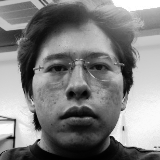
#> input picture src/face_recognition_pkg/face_database/jefe/jefe_1779843747382_0.png, 160 x 160 px
$ python -i register_faces_offline.py   (imports and definitions only)
#> lines starting #> are read from the running program, lines starting #| are printed output that depends on the picture
#> further down, picture is the input picture: shape (160, 160, 3); min 0, max 255, mean 128.5
import os
import cv2


INPUT_DIR = os.path.expanduser('~/jazzy_ws/face_input')
OUTPUT_DIR = os.path.expanduser('~/jazzy_ws/face_database')

HAAR_PATH = '/usr/share/opencv4/haarcascades/haarcascade_frontalface_default.xml'


def preprocess_face(face_img):
    gray = cv2.cvtColor(face_img, cv2.COLOR_BGR2GRAY)
    gray = cv2.resize(gray, (100, 100))
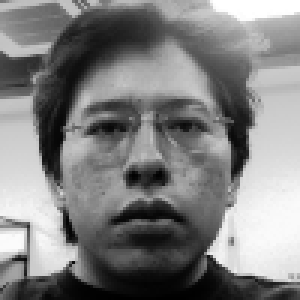
#> gray: shape (100, 100) (shown 3 times larger); min 0, max 255, mean 128.4
    gray = cv2.equalizeHist(gray)
    return gray


# [54 lines left out: function main, not called in this run]


# [2 lines not run here, left out]

>>> import cv2
>>> picture = cv2.imread('../face_database/jefe/jefe_1779843747382_0.png')
>>> result = preprocess_face(picture)

$ run again, on src/face_recognition_pkg/face_database/trabajador/trabajador_1780359429107_0.png
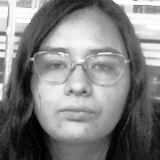
#> input picture src/face_recognition_pkg/face_database/trabajador/trabajador_1780359429107_0.png, 160 x 160 px
#> picture is the input picture: shape (160, 160, 3); min 0, max 255, mean 128.5
#> in preprocess_face, `gray = cv2.resize(gray, (100, 100))`:
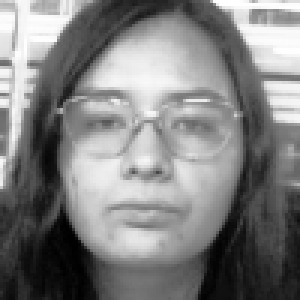
#> gray: shape (100, 100) (shown 3 times larger); min 0, max 255, mean 128.4
